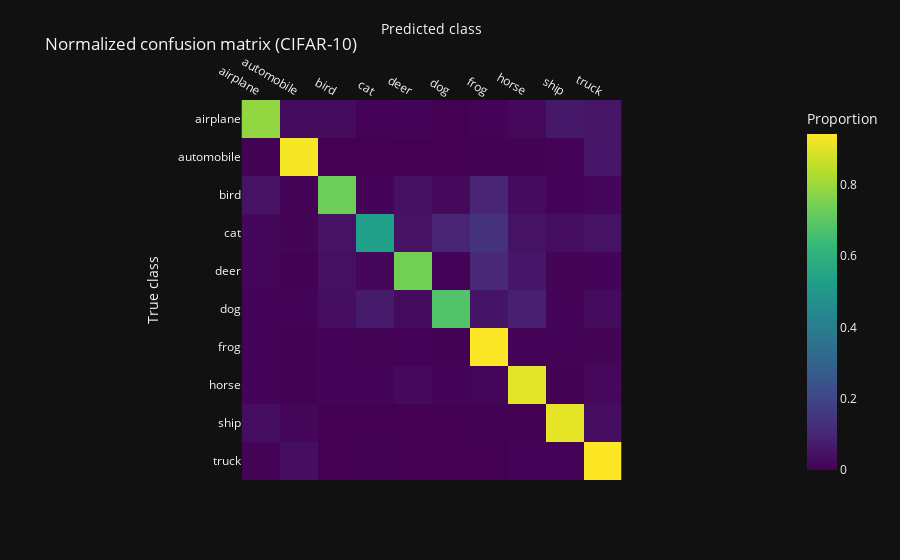

Notebook cell for this chart:
### Markdown cell above
## 7️⃣ Confusion matrix 🔍

The normalized confusion matrix below shows how often each true class
is predicted as each target class. Bright diagonal values indicate
good per-class performance, while off-diagonal values highlight
systematic confusions between classes.

### Code cell
# Normalized confusion matrix
cm_norm = confusion_matrix_array(data.y_test, y_test_pred, normalize=True)

fig_cm = px.imshow(
    cm_norm,
    x=CLASS_NAMES,
    y=CLASS_NAMES,
    color_continuous_scale="Viridis",
    labels={"x": "Predicted class", "y": "True class", "color": "Proportion"},
    title="Normalized confusion matrix (CIFAR-10)",
)
fig_cm.update_xaxes(side="top")
fig_cm.show()

### Figure 1 — Plotly figure (JSON) as saved in the notebook; plotly's stock layout.template omitted (floating-point values rounded to 4 significant figures)
{"data": [{"coloraxis": "coloraxis", "name": "0", "x": ["airplane", "automobile", "bird", "cat", "deer", "dog", "frog", "horse", "ship", "truck"], "y": ["airplane", "automobile", "bird", "cat", "deer", "dog", "frog", "horse", "ship", "truck"], "z": [[0.787, 0.029, 0.026, 0.006, 0.011, 0.0, 0.005, 0.02, 0.063, 0.053], [0.002, 0.931, 0.0, 0.001, 0.0, 0.0, 0.002, 0.004, 0.005, 0.055], [0.048, 0.007, 0.73, 0.008, 0.039, 0.021, 0.096, 0.03, 0.005, 0.016], [0.015, 0.01, 0.048, 0.527, 0.047, 0.094, 0.135, 0.045, 0.032, 0.047], [0.013, 0.003, 0.04, 0.015, 0.74, 0.006, 0.107, 0.058, 0.01, 0.008], [0.005, 0.008, 0.035, 0.071, 0.03, 0.682, 0.051, 0.083, 0.008, 0.027], [0.005, 0.003, 0.012, 0.007, 0.005, 0.003, 0.94, 0.006, 0.009, 0.01], [0.008, 0.003, 0.011, 0.008, 0.025, 0.008, 0.013, 0.903, 0.003, 0.018], [0.032, 0.017, 0.0, 0.0, 0.001, 0.001, 0.003, 0.002, 0.91, 0.034], [0.007, 0.035, 0.0, 0.002, 0.001, 0.0, 0.001, 0.005, 0.006, 0.943]], "type": "heatmap", "xaxis": "x", "yaxis": "y", "hovertemplate": "Predicted class: %{x}<br>True class: %{y}<br>Proportion: %{z}<extra></extra>"}], "layout": {"xaxis": {"anchor": "y", "domain": [0.0, 1.0], "scaleanchor": "y", "constrain": "domain", "title": {"text": "Predicted class"}, "side": "top"}, "yaxis": {"anchor": "x", "domain": [0.0, 1.0], "autorange": "reversed", "constrain": "domain", "title": {"text": "True class"}}, "coloraxis": {"colorbar": {"title": {"text": "Proportion"}}, "colorscale": [[0.0, "#440154"], [0.1111, "#482878"], [0.2222, "#3e4989"], [0.3333, "#31688e"], [0.4444, "#26828e"], [0.5556, "#1f9e89"], [0.6667, "#35b779"], [0.7778, "#6ece58"], [0.8889, "#b5de2b"], [1.0, "#fde725"]]}, "title": {"text": "Normalized confusion matrix (CIFAR-10)"}}}
